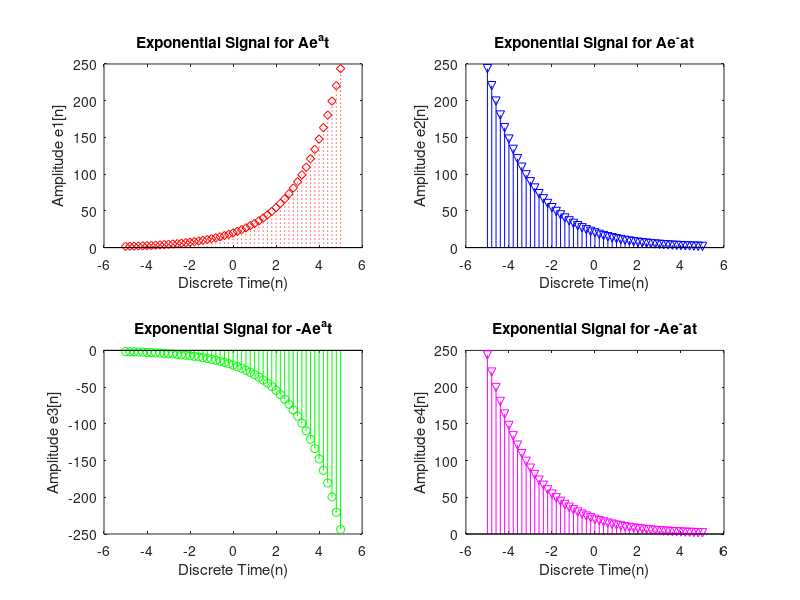

The MATLAB script that drew this image:
A=20
a=0.5
x=-5:0.2:5;
y1=y2=y3=y4=zeros(1,length(x));
for i=1:length(x)
  y1(i)=A*exp(a*x(i));
  y2(i)=A*exp((-a)*x(i));
  y3(i)=(-A)*exp(a*x(i));
  y4(i)=(-A)*exp((-a)*x(i));
endfor
% For Ae^an
subplot(2,2,1)
stem(x,y1,"r:diamond");
title("Exponential Signal for Ae^at");
xlabel("Discrete Time(n)");
ylabel("Amplitude e1[n]");
% For Ae^-an
subplot(2,2,2)
stem(x,y2,"bv");
title("Exponential Signal for Ae^-at");
xlabel("Discrete Time(n)");
ylabel("Amplitude e2[n]");
% For -Ae^an
subplot(2,2,3)
stem(x,y3,"g");
title("Exponential Signal for -Ae^at");
xlabel("Discrete Time(n)");
ylabel("Amplitude e3[n]");
% For -Ae^-an
subplot(2,2,4)
stem(x,y2,"mv");
title("Exponential Signal for -Ae^-at");
xlabel("Discrete Time(n)");
ylabel("Amplitude e4[n]");
